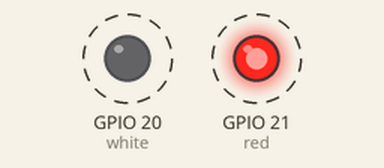
Bench run of a program on a simulated Raspberry Pi (BCM pin numbers). On the bench: output pins drawn as LEDs (lit = HIGH). Dashed ring = blinking.

Above: at 0.2 s.
Timing chart, 0 to 3.0 s (numbered marks = the images above):
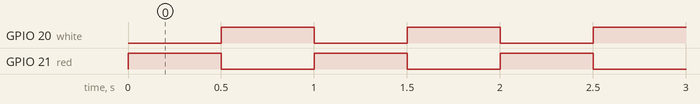

Measured:
- by itself, GPIO 20 (white), GPIO 21 (red): alternates HIGH for 0.50 s and LOW for 0.50 s

The program:

ledtest.py
```python
import RPi.GPIO as GPIO
import time

red = 21
white = 20

GPIO.setmode(GPIO.BCM)

GPIO.setup(red,GPIO.OUT)
GPIO.setup(white,GPIO.OUT)

GPIO.output(red,GPIO.LOW)
GPIO.output(white,GPIO.LOW)

try:
	while 1:
		GPIO.output(red,GPIO.HIGH)
		GPIO.output(white,GPIO.LOW)
		time.sleep(0.5)
		GPIO.output(red,GPIO.LOW)
		GPIO.output(white,GPIO.HIGH)
		time.sleep(0.5)
except KeyboardInterrupt:
	GPIO.cleanup()
```
